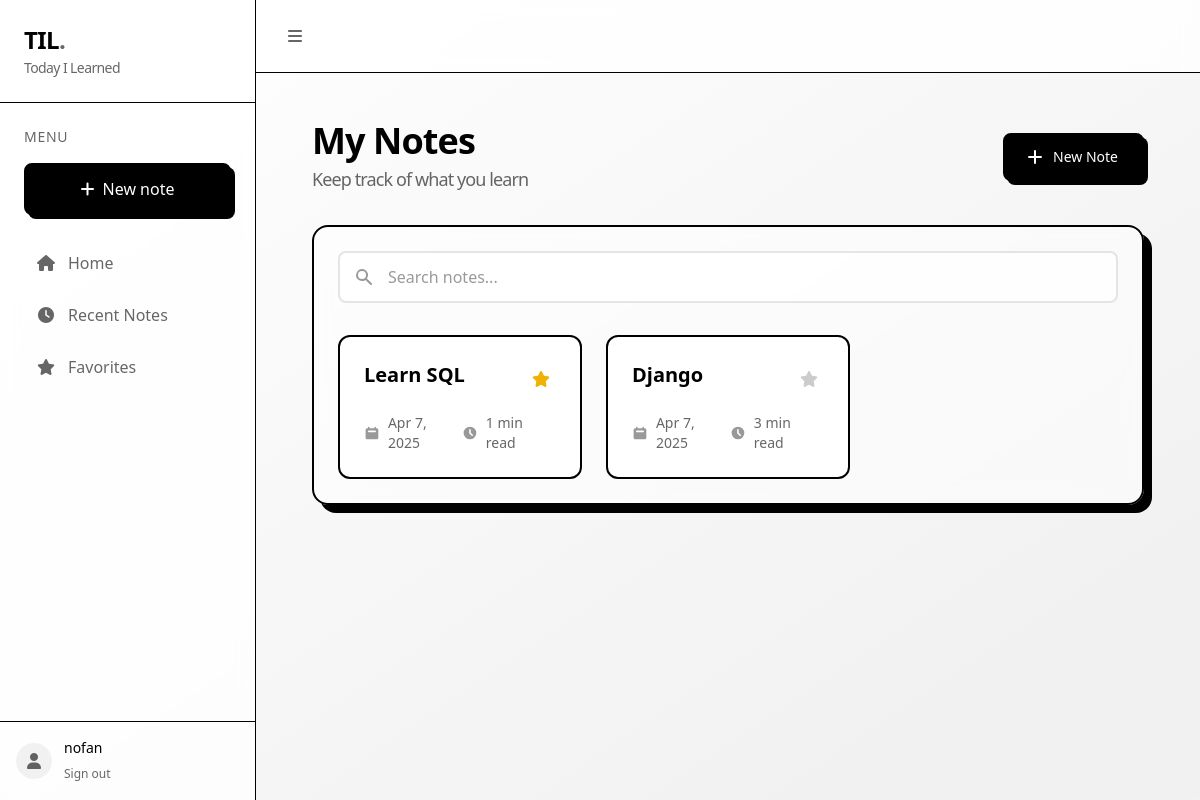
The app's page / (signed in) with its own data.
### notes/models.py (models this page shows, shortened)
class Note(models.Model):
    user = models.ForeignKey(User, on_delete=models.CASCADE)
    title = models.CharField(max_length=200)
    slug = models.SlugField(max_length=200, unique=True, blank=True)
    content = models.TextField()
    thumbnail = models.ImageField(upload_to='notes/thumbnails/', blank=True, null=True)
    created_at = models.DateTimeField(auto_now_add=True)
    updated_at = models.DateTimeField(auto_now=True)
    is_favorite = models.BooleanField(default=False)
    class Meta:
        ordering = ['-created_at']
    @property
    def reading_time(self):
        word_count = len(strip_tags(self.content).split())
        reading_time = math.ceil(word_count / 200)  # Assuming 200 words per minute
        return max(1, reading_time)  # Minimum 1 minute reading time

### notes/views.py (the view)
# urls.py: path('', views.NoteListView.as_view(), name='index'),
class NoteListView(BaseNoteView, ListView):
    template_name = 'notes/index.html'
    context_object_name = 'notes'
    def get_queryset(self):
        queryset = super().get_queryset()
        search_query = self.request.GET.get('q')
        if search_query:
            queryset = queryset.filter(title__icontains=search_query)
        filter_type = self.request.GET.get('filter')
        if filter_type == 'recent':
            queryset = queryset.order_by('-created_at')
        elif filter_type == 'favorites':
            queryset = queryset.filter(is_favorite=True)
        return queryset
    def get_context_data(self, **kwargs):
        context = super().get_context_data(**kwargs)
        context['search_query'] = self.request.GET.get('q', '')
        return context

### notes/views.py (called while the page is built)
    def get_queryset(self):
        return super().get_queryset().filter(user=self.request.user)

### templates/notes/index.html (shortened to what this page needs)
{% extends 'base.html' %} {% block content %}
<div
  x-data="{
    sidebarOpen: window.innerWidth >= 768,
    mobileMenuOpen: false
  }"
  @resize.window="sidebarOpen = window.innerWidth >= 768"
  class="h-screen overflow-hidden bg-gradient-to-br from-white to-black/5"
>
  <div class="flex h-screen overflow-hidden">
    {% include 'partials/sidebar.html' %}
    <div class="flex-1 flex flex-col min-w-0">
      <header
        class="bg-white/80 backdrop-blur-sm border-b border-black py-4 px-6 flex items-center justify-between sticky top-0 z-10"
      >
        <div class="flex items-center space-x-4">
          <button
            @click="sidebarOpen = !sidebarOpen"
            class="text-black/60 hover:text-black p-2 rounded-lg hover:bg-black/5 transition-all duration-200"
          >
            <i class="fas fa-bars"></i>
          </button>
        </div>
      </header>
      <main class="flex-1 overflow-y-auto p-6">
        <div class="max-w-7xl mx-auto sm:px-6 lg:px-8">
          <div class="px-4 py-6 sm:px-0">
            <div
              class="flex flex-col sm:flex-row sm:justify-between sm:items-center gap-4 mb-8"
            >
              <h1 class="text-4xl font-bold text-black tracking-tight">
                My Notes
                <span class="block text-lg font-normal text-black/60 mt-1"
                  >Keep track of what you learn</span
                >
              </h1>
              <a
                href="{% url 'notes:create' %}"
                class="inline-flex items-center px-6 py-3 text-sm font-medium rounded-lg text-white bg-black hover:bg-black/90 active:translate-y-0.5 transition-all duration-200 border-2 border-black shadow-[4px_4px_0px_0px_rgba(0,0,0)] hover:shadow-[2px_2px_0px_0px_rgba(0,0,0)] focus:outline-none"
              >
                <svg
                  class="-ml-1 mr-2 h-5 w-5"
                  xmlns="http://www.w3.org/2000/svg"
                  viewBox="0 0 20 20"
                  fill="currentColor"
                >
                  <path
                    fill-rule="evenodd"
                    d="M10 3a1 1 0 011 1v5h5a1 1 0 110 2h-5v5a1 1 0 11-2 0v-5H4a1 1 0 110-2h5V4a1 1 0 011-1z"
                    clip-rule="evenodd"
                  />
                </svg>
                New Note
              </a>
            </div>
            <div
              x-data="{
              search: '{{ search_query }}',
              notes: [],
              filteredNotes: [],
              init() {
                this.notes = Array.from(document.querySelectorAll('[data-note]')).map(el => ({
                  element: el,
                  title: el.getAttribute('data-title').toLowerCase(),
                  content: el.getAttribute('data-content').toLowerCase()
                }));
                this.filterNotes();
                this.$watch('search', () => this.filterNotes());
              },
              filterNotes() {
                const searchTerm = this.search.toLowerCase();
                this.notes.forEach(note => {
                  if (!searchTerm || note.title.includes(searchTerm) || note.content.includes(searchTerm)) {
                    note.element.style.display = '';
                  } else {
                    note.element.style.display = 'none';
                  }
                });
                // Show/hide empty state
                const hasVisibleNotes = this.notes.some(note => note.element.style.display !== 'none');
                document.getElementById('empty-state').style.display = hasVisibleNotes ? 'none' : '';
              }
            }"
              class="bg-white/50 backdrop-blur-sm rounded-2xl border-2 border-black p-6 shadow-[8px_8px_0px_0px_rgba(0,0,0)]"
            >
              <div class="mb-8">
                <div class="flex gap-3">
                  <div class="flex-1">
                    <div class="relative">
                      <div
                        class="pointer-events-none absolute inset-y-0 left-0 flex items-center pl-4"
                      >
                      </div>
                      <input
                        type="search"
                        id="search"
                        x-model="search"
                        class="block w-full rounded-lg border-2 border-black/10 pl-12 pr-4 py-3 text-black placeholder-black/40 focus:outline-none focus:ring-2 focus:ring-black/5 focus:border-black/20 transition-all bg-white/80"
                        placeholder="Search notes..."
                      />
                    </div>
                  </div>
                </div>
              </div>
              <div class="grid gap-6 sm:grid-cols-2 lg:grid-cols-3">
                {% for note in notes %}
                <div
                  data-note
                  data-title="{{ note.title }}"
                  data-content="{{ note.content|striptags }}"
                  class="group bg-white rounded-xl border-2 border-black overflow-hidden hover:shadow-[8px_8px_0px_0px_rgba(0,0,0)] transition-all duration-200"
                >
                  <div class="p-6">
                    <div class="flex justify-between items-start">
                      <h2
                        class="text-xl font-semibold text-black group-hover:underline decoration-2"
                      >
                        <a href="{% url 'notes:detail' note.slug %}"
                          >{{ note.title }}</a
                        >
                      </h2>
                      <button
                        @click.prevent="
                          fetch('{% url 'notes:favorite' note.slug %}', {
                            method: 'POST',
                            headers: {
                              'X-CSRFToken': '{{ csrf_token }}',
                            },
                          })
                          .then(response => response.json())
                          .then(data => {
                            if (data.status === 'success') {
                              $el.querySelector('.favorite-icon').classList.toggle('text-yellow-500');
                              $dispatch('toast-message', {
                                message: data.is_favorite ? 'Added to favorites' : 'Removed from favorites',
                                type: 'success'
                              });
                            }
                          })
                        "
                        class="p-1.5 hover:bg-black/5 rounded-lg transition-colors"
                      >
                        <i
                          class="fas fa-star favorite-icon {% if note.is_favorite %}text-yellow-500{% else %}text-black/20{% endif %} transition-colors"
                        ></i>
                      </button>
                    </div>
                    <div
                      class="mt-4 flex items-center justify-between text-sm text-black/60"
                    >
                      <div class="flex items-center">
                        <svg
                          class="h-4 w-4 mr-2 text-black/40"
                          xmlns="http://www.w3.org/2000/svg"
                          viewBox="0 0 20 20"
                          fill="currentColor"
                        >
                          <path
                            fill-rule="evenodd"
                            d="M6 2a1 1 0 00-1 1v1H4a2 2 0 00-2 2v10a2 2 0 002 2h12a2 2 0 002-2V6a2 2 0 00-2-2h-1V3a1 1 0 10-2 0v1H7V3a1 1 0 00-1-1zm0 5a1 1 0 000 2h8a1 1 0 100-2H6z"
                            clip-rule="evenodd"
                          />
                        </svg>
                        {{ note.created_at|date:"M j, Y" }}
                      </div>
                      <div class="flex items-center">
                        <svg
                          class="h-4 w-4 mr-2 text-black/40"
                          xmlns="http://www.w3.org/2000/svg"
                          viewBox="0 0 20 20"
                          fill="currentColor"
                        >
                          <path
                            fill-rule="evenodd"
                            d="M10 18a8 8 0 100-16 8 8 0 000 16zm1-12a1 1 0 10-2 0v4a1 1 0 00.293.707l2.828 2.829a1 1 0 101.415-1.415L11 9.586V6z"
                            clip-rule="evenodd"
                          />
                        </svg>
                        {{ note.reading_time }} min read
                      </div>
                    </div>
                  </div>
                </div>
                {% endfor %}
              </div>
            </div>
          </div>
        </div>
      </main>
    </div>
  </div>
</div>
{% endblock %}

### templates/partials/sidebar.html (shortened to what this page needs)
<div
  class="w-64 bg-white/80 backdrop-blur-sm border-r border-black flex flex-col flex-shrink-0"
  x-show="sidebarOpen"
  x-transition:enter="transition-transform ease-out duration-300"
  x-transition:enter-start="-translate-x-full"
  x-transition:enter-end="translate-x-0"
  x-transition:leave="transition-transform ease-in duration-300"
  x-transition:leave-start="translate-x-0"
  x-transition:leave-end="-translate-x-full"
>
  <div class="p-6 border-b border-black">
    <a href="{% url 'notes:index' %}" class="flex items-center space-x-3 group">
      <span class="text-2xl font-bold tracking-tight"
        >TIL<span class="text-black/60">.</span>
        <span class="block text-sm font-normal text-black/60 mt-0.5"
          >Today I Learned</span
        ></span
      >
    </a>
  </div>
  <div class="p-6">
    <h2 class="text-black/60 text-sm font-medium uppercase tracking-wider mb-4">
      Menu
    </h2>
    <a
      href="{% url 'notes:create' %}"
      class="w-full bg-black text-white hover:bg-black/90 active:translate-y-0.5 transition-all duration-200 py-3 px-4 rounded-lg flex items-center justify-center mb-6 border-2 border-black shadow-[4px_4px_0px_0px_rgba(0,0,0)] hover:shadow-[2px_2px_0px_0px_rgba(0,0,0)]"
    >
      <i class="fas fa-plus mr-2"></i> New note
    </a>
    <nav class="space-y-1">
      <a
        href="{% url 'notes:index' %}"
        class="flex items-center space-x-3 p-3 rounded-lg transition-all duration-200 {% if request.resolver_match.url_name == 'home' and not request.GET.filter %}bg-black/5 text-black font-medium{% else %}text-black/60 hover:bg-black/5 hover:text-black{% endif %}"
      >
        <i class="fas fa-home w-5 text-center"></i>
        <span>Home</span>
      </a>
      <a
        href="{% url 'notes:index' %}?filter=recent"
        class="flex items-center space-x-3 p-3 rounded-lg transition-all duration-200 {% if request.GET.filter == 'recent' %}bg-black/5 text-black font-medium{% else %}text-black/60 hover:bg-black/5 hover:text-black{% endif %}"
      >
        <i class="fas fa-clock w-5 text-center"></i>
        <span>Recent Notes</span>
      </a>
      <a
        href="{% url 'notes:index' %}?filter=favorites"
        class="flex items-center space-x-3 p-3 rounded-lg transition-all duration-200 {% if request.GET.filter == 'favorites' %}bg-black/5 text-black font-medium{% else %}text-black/60 hover:bg-black/5 hover:text-black{% endif %}"
      >
        <i class="fas fa-star w-5 text-center"></i>
        <span>Favorites</span>
      </a>
    </nav>
  </div>
  {% if user.is_authenticated %}
  <div class="mt-auto p-4 border-t border-black">
    <div class="flex items-center space-x-3">
      <div
        class="w-9 h-9 bg-black/5 rounded-full flex items-center justify-center"
      >
        <i class="fas fa-user text-black/60"></i>
      </div>
      <div>
        <p class="text-sm font-medium text-black">{{ user.username }}</p>
        <form method="post" action="{% url 'logout' %}" class="mt-0.5">
          <button
            type="submit"
            class="text-xs text-black/60 hover:text-black transition-colors"
          >
            Sign out
          </button>
        </form>
      </div>
    </div>
  </div>
  {% endif %}
</div>

### records on screen
Note: title "Learn SQL", is_favorite True (drawn), created_at "Apr 7, 2025", reading_time "1"
Note: title "Django", is_favorite False (drawn), created_at "Apr 7, 2025", reading_time "3"

### other values on screen
{{ user.username }} "nofan"
